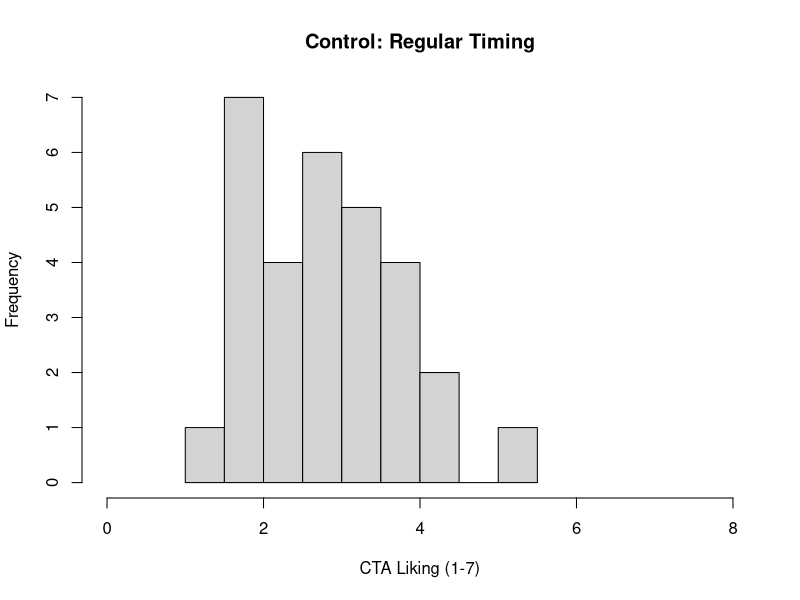
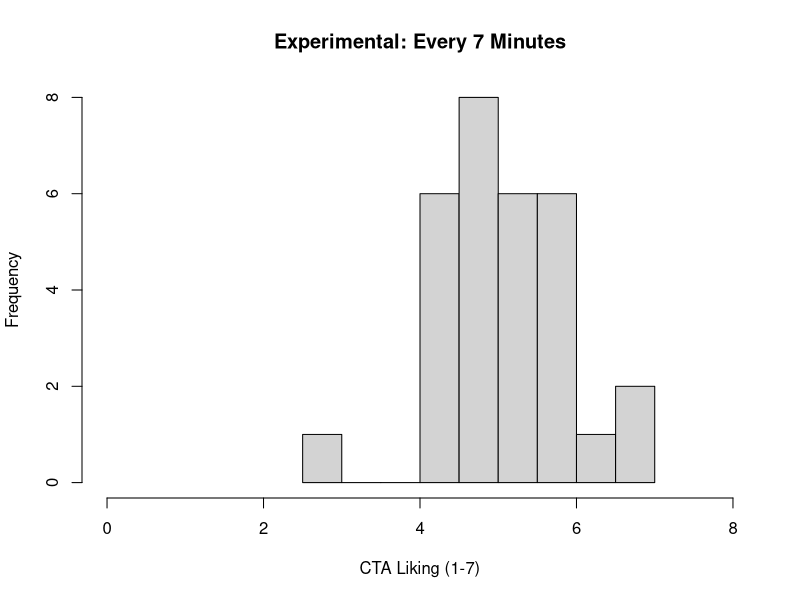
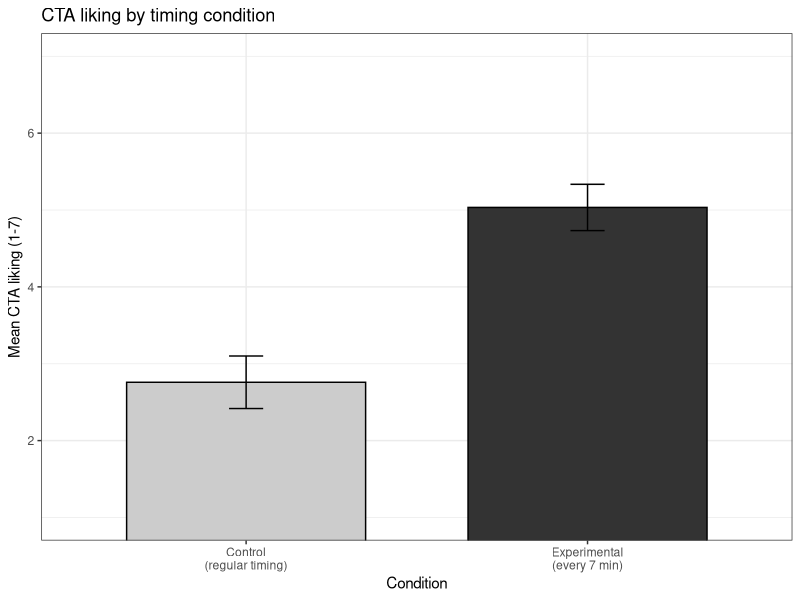

Write the R code that produced these figures, in order.
## ---- chunk 1
knitr::opts_chunk$set(echo = FALSE)
knitr::opts_chunk$set(message = FALSE)
knitr::opts_chunk$set(warning =  FALSE)
knitr::opts_chunk$set(fig.width=5)
knitr::opts_chunk$set(fig.height=3.7)
knitr::opts_chunk$set(fig.align='center') 
## ---- chunk 2
set.seed(343)

n = 30
CTA.SD = 1

# Control group (mean ~ 3)
CTA.Control <- rnorm(n, 3, CTA.SD)

# Experimental group (mean ~ 5)
CTA.Experimental <- rnorm(n, 5, CTA.SD)

hist(CTA.Control, xlab="CTA Liking (1-7)", main="Control: Regular Timing", xlim = c(0,8))
hist(CTA.Experimental, xlab="CTA Liking (1-7)", main="Experimental: Every 7 Minutes", xlim = c(0,8))
## ---- chunk 3
CTA.t.test <- t.test(x = CTA.Experimental,
                     y = CTA.Control,
                     alternative = "two.sided",
                     conf.level = 0.95)

CTA.t.test
## ---- chunk 4
CTA.df <- data.frame(
  Condition = c(rep("Control\n(regular timing)", n),
            rep("Experimental\n(every 7 min)", n)),
  Liking = c(CTA.Control, CTA.Experimental)
)
## ---- chunk 5
library(ggpubr)

ggbarplot(
  CTA.df,
  x = "Condition",
  y = "Liking",
  add = "mean_ci",        # mean + 95% CI
  fill = "Condition",
  palette = "grey",
  ylim = c(1, 7),
  xlab = NULL,
  ylab = "Mean CTA liking (1-7)",
  title = "CTA liking by timing condition"
) +
  theme_bw(base_size = 11) +
  theme(legend.position = "none")

## ---- chunk 6
apa_values <- data.frame(
  t = unname(CTA.t.test$statistic),
  df = unname(CTA.t.test$parameter),
  p = CTA.t.test$p.value,
  CI_low = CTA.t.test$conf.int[1],
  CI_high = CTA.t.test$conf.int[2]
)

round(apa_values, 3)
## ---- chunk 7
M1 <- mean(CTA.Experimental)
M2 <- mean(CTA.Control)
S1 <- sd(CTA.Experimental)
S2 <- sd(CTA.Control)

Sp <- sqrt(((n-1)*S1^2 + (n-1)*S2^2) / (2*n - 2))
cohens_d <- (M1 - M2) / Sp

c(M_experimental = M1, M_control = M2, Sp = Sp, d = cohens_d)
